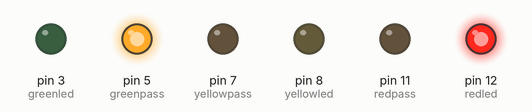
This sketch was run on a simulated Arduino Uno, built with avr-gcc and run on an emulated ATmega328P. On the bench: output pins drawn as LEDs (lit = HIGH).

Above: at 1.5 s.
At 3.7 s:
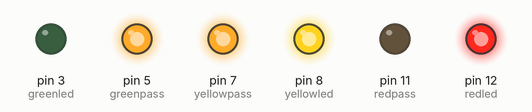
At 6.0 s:
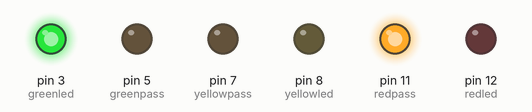
At 8.2 s:
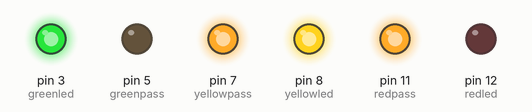
Timing chart, 0 to 11.7 s (numbered marks = the images above):
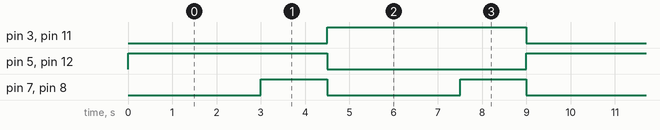

Measured:
- by itself, pin 3 (greenled), pin 5 (greenpass), pin 11 (redpass), pin 12 (redled): alternates HIGH for 4.5 s and LOW for 4.5 s
- by itself, pin 7 (yellowpass), pin 8 (yellowled): alternates HIGH for 1.5 s and LOW for 3.0 s
- by itself, everything shown: repeats every 9.0 s, in 4 steps

The sketch:

Traffic_lights_challenge.ino
```cpp
int redled= 12;
int yellowled =8;
int greenled =3;
int redpass = 11;
int yellowpass = 7;
int greenpass = 5;

int dt =3000;
int dt2 = 1500;

void setup() {
  // put your setup code here, to run once:
pinMode(redled, OUTPUT);
pinMode(yellowled,OUTPUT);
pinMode(greenled,OUTPUT);
pinMode(redpass,OUTPUT);
pinMode(yellowpass,OUTPUT);
pinMode(greenpass,OUTPUT);
}

void loop() {
  // put your main code here, to run repeatedly:

//red is on for drivers to stop
//green is on for pedestrians to cross
digitalWrite(redled, HIGH);
digitalWrite(yellowled, LOW);
digitalWrite(greenled, LOW);
digitalWrite(redpass, LOW);
digitalWrite(yellowpass, LOW);
digitalWrite(greenpass, HIGH);
//keep the light on for a while
delay(dt);

//red and yellow are on for motorist to get ready to drive
//green and yellow are on for pedestrians to get ready to stop
digitalWrite(redled,HIGH);
digitalWrite(yellowled,HIGH);
digitalWrite(greenled, LOW);
digitalWrite(redpass, LOW);
digitalWrite(yellowpass, HIGH);
digitalWrite(greenpass, HIGH);
//keep the light on for a while
delay(dt2);

//green is on for drivers to move
//red is on for pedestrians to stops
digitalWrite(redled,LOW);
digitalWrite(yellowled,LOW);
digitalWrite(greenled, HIGH);
digitalWrite(redpass, HIGH);
digitalWrite(yellowpass, LOW);
digitalWrite(greenpass, LOW);
//keep the light on for a while
delay(dt);

//red and yellow is on for pedestrians to get ready to cross
//green yellow is on for motorists to prepare to stop
digitalWrite(redled,LOW);
digitalWrite(yellowled,HIGH);
digitalWrite(greenled, HIGH);
digitalWrite(redpass, HIGH);
digitalWrite(yellowpass, HIGH);
digitalWrite(greenpass, LOW);
//keep the light on for a while
delay(dt2);


}
```
